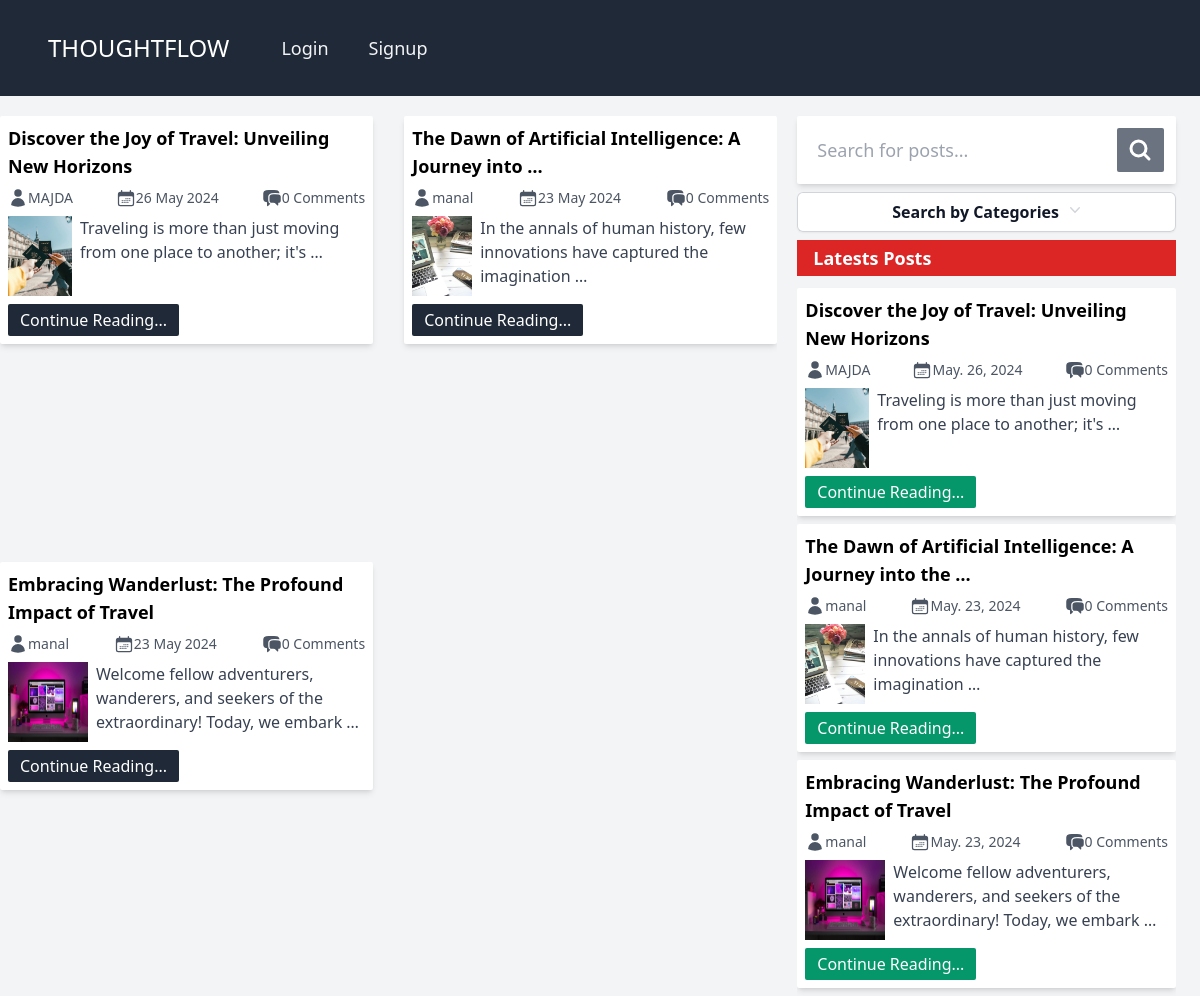
The app's page /, older data.
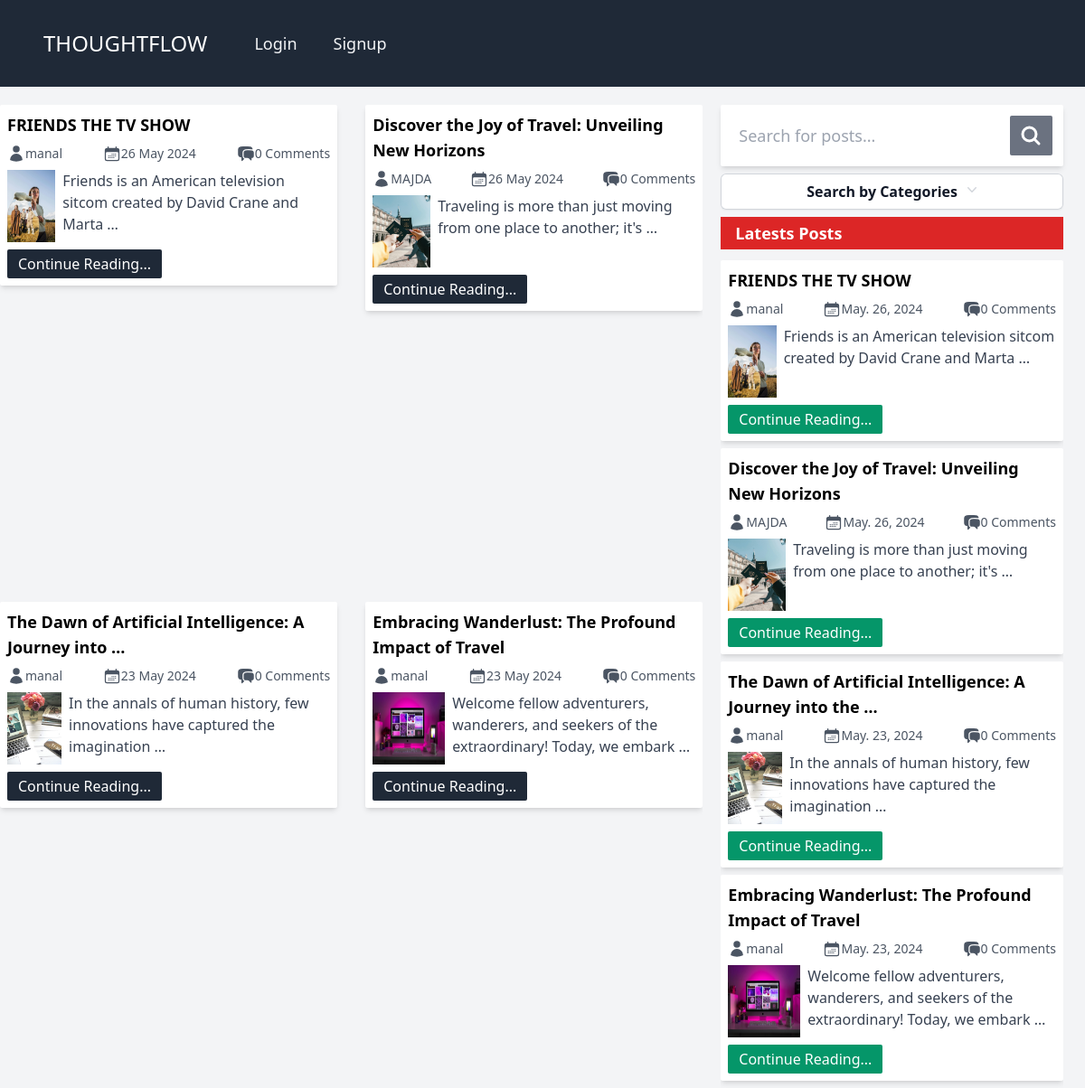
The same page, newer data.
### base/models.py (models this page shows, shortened)
class Post(models.Model):
    id = models.UUIDField(primary_key=True, max_length=15, editable=False, default=uuid.uuid4)
    title = models.CharField(max_length=250)
    slug = models.SlugField(max_length=300, unique_for_date='created',
    null = True, blank=True)
    author = models.ForeignKey(User, on_delete=models.CASCADE)
    body = models.TextField()
    image = models.ImageField(upload_to='bg_img/', default='default_bg_img.jpg')
    category = models.CharField(max_length=100)
    created = models.DateTimeField(auto_now_add=True)
    updated = models.DateTimeField(auto_now=True)
    @property
    def images_url(self):
        if self.image and hasattr(self.image, 'url'):
            return self.image.url
    def get_absolute_url(self):
        return reverse('read_post', args=[str(self.id), self.slug])
    class Meta:
        ordering = ['-created']
        indexes = [models.Index(fields=['created'])]

### base/views.py (the view)
# urls.py: 2. Add a URL to urlpatterns:  path('', views.home, name='home')
def home(request):
    if request.user.is_authenticated:
        filter_query = request.GET.get('search') if request.GET.get('search') != None else ''
        posts = Post.objects.filter(
            Q(title__icontains=filter_query) |
            Q(author__username__icontains=filter_query) |
            Q(category__icontains=filter_query) |
            Q(body__icontains=filter_query)
        )
        recent_posts = Post.objects.all()[0:5]
        profile = Userprofile.objects.get(person=request.user)
        categ = Category.objects.all()
        return render(request, 'index.html', {
            'posts': posts,
            'profile': profile,
            'categ' : categ,
            'recent_posts': recent_posts,
        })
    else:
        filter_query = request.GET.get('search') if request.GET.get('search') != None else ''
        posts = Post.objects.filter(
            Q(title__icontains=filter_query) |
            Q(author__username__icontains=filter_query) |
            Q(category__icontains=filter_query) |
            Q(body__icontains=filter_query)
        )
        categ = Category.objects.all()
        recent_posts = Post.objects.all()[0:5]
        return render(request, 'index.html', {
            'posts': posts,
            'recent_posts': recent_posts,
            'categ': categ,
        })

### base/models.py (called while the page is built)
    def __str__(self) -> str:
        return self.title

### base/templates/index.html (shortened to what this page needs)
{% load static %}
<!DOCTYPE html>
<html lang="en">
  <head>
    <link rel="stylesheet" href="{% static 'style.css' %}" />
  </head>
  <body class="bg-gray-100">
    <nav class="bg-gray-800 p-4">
        <div class="mx-auto max-w-7xl px-4 sm:px-6 lg:px-8">
            <div class="flex h-16 items-center justify-between">
                <div class="flex items-center">
                    <div class="flex-shrink-0">
                        <a class="text-2xl text-white" href="#">THOUGHTFLOW</a>
                    </div>
                    <div class="hidden md:block">
                        <div class="ml-10 flex items-baseline space-x-4">
                            {% if user.is_authenticated %}
                            <a href="{% url 'create_post' %}" class="text-gray-100 hover:bg-gray-700 hover:text-white rounded-md px-3 py-2 text-lg font-medium create-post-btn hover-crayon" aria-current="page">Create Post</a>
                            {% else %}
                            <a href="{% url 'login' %}" class="text-gray-100 hover:bg-gray-700 hover:text-white rounded-md px-3 py-2 text-lg font-medium">Login</a>
                            <a href="{% url 'register' %}" class="text-gray-100 hover:bg-gray-700 hover:text-white rounded-md px-3 py-2 text-lg font-medium">Signup</a>
                            {% endif %}
                        </div>
                    </div>
                </div>
            </div>
        </div>
    </nav>
    <main
      class="mt-5 grid grid-cols-1 md:grid-cols-2 lg:grid-cols-3 gap-5 md:w-[98%] md:h-[80vh]"
    >
      <section
        class="flex justify-between flex-wrap gap-3 col-span-1 lg:col-span-2 md:overflow-y-scroll scrollbar-hide"
      >
        {% for post in posts %}
        <div
          class="w-full h-fit lg:w-[48%] rounded-sm shadow-md bg-white flex flex-col p-2"
        >
          <h2 class="font-semibold text-lg">
            {{ post.title|truncatewords:8 }}
          </h2>
          <div class="w-full py-2 text-sm text-gray-600 flex justify-between">
            <div class="flex">
              <a href="{% url 'profile' post.author.username post.author.id%}"
                >{{ post.author }}</a
              >
            </div>
            <div class="flex">
              <p>{{ post.created|date:"d M Y" }}</p>
            </div>
            <div class="flex">
              <p>{{ post.comments.count }} Comments</p>
            </div>
          </div>
          <div class="w-full flex gap-2 justify-between">
            <img
              class="w-20 h-20"
              src="{{post.images_url|default_if_none:'images/bg_img/default_bg_img.jpg'}}"
              alt=""
              srcset=""
            />
            <p class="text-left text-gray-700">
              {{ post.body|truncatewords:12 }}
            </p>
          </div>
          <a
            href="{{ post.get_absolute_url }}"
            class="w-fit mt-2 text-white bg-gray-800 px-3 py-1 rounded-sm"
            >Continue Reading...</a
          >
        </div>
        {% empty %}
        <h1 class="text-red-500 font-bold text-5xl">
          No posts found in this category..
        </h1>
        {% endfor %}
      </section>
      <section class="order-first md:order-last flex flex-col">
        <form
          class="bg-white p-3 rounded-sm flex justify-between gap-1 shadow-md"
          action=""
          method="get"
        >
          <input
            type="text"
            required
            name="search"
            class="w-full p-2 rounded-lg focus:outline-gray-200 text-lg"
            placeholder="Search for posts..."
          />
          <button
            type="submit"
            class="bg-gray-500 w-14 flex justify-center items-center rounded-sm text-white"
          >
            <svg
              xmlns="http://www.w3.org/2000/svg"
              fill="none"
              viewBox="0 0 24 24"
              stroke-width="3.0"
              stroke="currentColor"
              class="w-6 h-6"
            >
              <path
                stroke-linecap="round"
                stroke-linejoin="round"
                d="M21 21l-5.197-5.197m0 0A7.5 7.5 0 105.196 5.196a7.5 7.5 0 0010.607 10.607z"
              />
            </svg>
          </button>
        </form>
        <div class="my-2 relative float-right inline-block text-left">
          <div>
            <button
              type="button"
              class="inline-flex w-full justify-center gap-x-1.5 rounded-md bg-white px-3 py-2 text-md font-semibold text-gray-900 shadow-sm ring-1 ring-inset ring-gray-300 hover:bg-gray-50"
              id="categories-menu-button"
              aria-expanded="true"
              aria-haspopup="true"
            >
              Search by Categories
              <svg
                class="-mr-1 h-5 w-5 text-gray-300"
                viewBox="0 0 20 20"
                fill="currentColor"
                aria-hidden="true"
              >
                <path
                  fill-rule="evenodd"
                  d="M5.23 7.21a.75.75 0 011.06.02L10 11.168l3.71-3.938a.75.75 0 111.08 1.04l-4.25 4.5a.75.75 0 01-1.08 0l-4.25-4.5a.75.75 0 01.02-1.06z"
                  clip-rule="evenodd"
                />
              </svg>
            </button>
          </div>
        </div>
        <div class="hidden md:flex flex-col relative">
          <h1
            class="bg-red-600 text-lg font-bold px-4 mb-1 py-1 text-white capitalize"
          >
            Latests Posts
          </h1>
          <div class="lg:h-[55vh] overflow-y-scroll scrollbar-hide">
            {% for post in recent_posts %}
            <div
              class="w-full my-2 h-fit rounded-sm shadow-md bg-white flex flex-col p-2"
            >
              <h2 class="font-semibold text-lg">
                {{ post.title|truncatewords:9 }}
              </h2>
              <div
                class="w-full py-2 text-sm text-gray-600 flex justify-between"
              >
                <div class="flex">
                  <a
                    href="{% url 'profile' post.author.username post.author.id %}"
                    >{{ post.author }}</a
                  >
                </div>
                <div class="flex">
                  <p>{{ post.created|date:"M. d, Y" }}</p>
                </div>
                <div class="flex">
                  <p>{{ post.comments.count }} Comments</p>
                </div>
              </div>
              <div class="w-full flex gap-2 justify-between">
                <img
                  class="w-20 h-20"
                  src="{{post.images_url|default_if_none:'images/bg_img/default_bg_img.jpg'}}"
                  alt=""
                  srcset=""
                />
                <p class="text-left text-gray-700">
                  {{ post.body|truncatewords:12 }}
                </p>
              </div>
              <a
                href="{{ post.get_absolute_url }}"
                class="w-fit mt-2 text-white bg-emerald-600 px-3 py-1 rounded-sm"
                >Continue Reading...</a
              >
            </div>
            {% endfor %}
          </div>
        </div>
      </section>
    </main>
  </body>
</html>

Row changes from the older to the newer data that the page shows:
added Post: title "FRIENDS THE TV SHOW", author "manal", created "26 May 2024", comments.count "0", images_url (picture), body "Friends is an American television sitcom created by David Crane and Marta …", created "May. 26, 2024"
